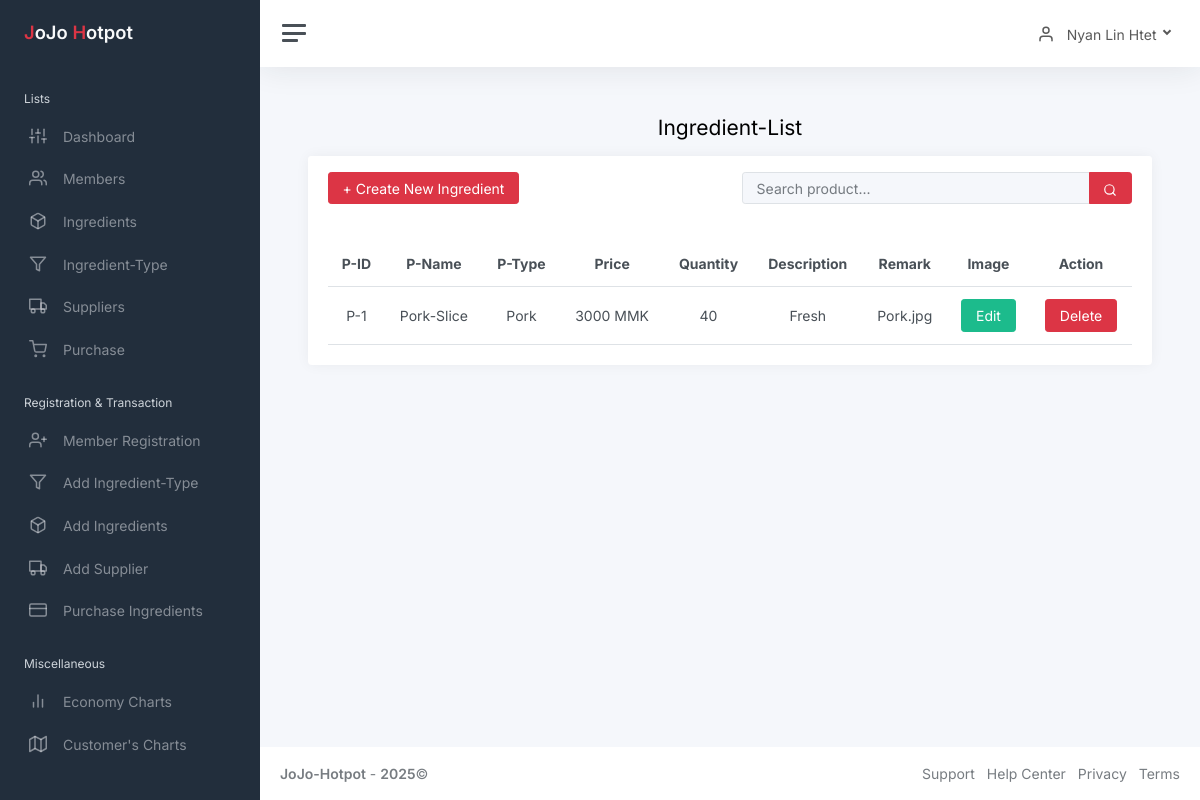
The page /admin/static/product-list.php (signed in) on the database its author committed.
### tables this page shows
CREATE TABLE `product` (
  `productCode` int(11) NOT NULL,
  `productTypeCode` int(11) NOT NULL,
  `productName` varchar(30) NOT NULL,
  `price` int(11) NOT NULL,
  `quantity` int(11) NOT NULL,
  `description` varchar(255) NOT NULL,
  `remark` varchar(200) NOT NULL,
  `photo` varchar(255) NOT NULL
);

CREATE TABLE `product_type` (
  `productTypeCode` int(11) NOT NULL,
  `productTypeName` varchar(30) NOT NULL,
  `status` varchar(100) NOT NULL
);

### admin/static/product-list.php (the view, shortened to what this page needs)
<?php
include('connect.php');
$AdminID = $_SESSION['AdminID'];
$selectAdmin = "SELECT AdminName FROM admin WHERE AdminID = '$AdminID'";
$resultAdmin = mysqli_query($connect, $selectAdmin);
$rowAdmin = mysqli_fetch_assoc($resultAdmin);
$AdminName = $rowAdmin['AdminName'];
$searchTerm = isset($_GET['search']) ? mysqli_real_escape_string($connect, $_GET['search']) : '';
?>
<!DOCTYPE html>
<html lang="en">
<head>
	<link href="css/app.css" rel="stylesheet">
</head>
<body>
	<div class="wrapper">
	<?php include('refactor/sidebar.php'); ?>
		<div class="main">
		<?php include('refactor/navbar.php'); ?>
			<main class="content">
				<div class="container-fluid p-0">
                <h1 class="h3 mb-3 text-center">Ingredient-List</h1>
					<div class="row">
						<div class="col-12">
							<form method="GET">
							<div class="card">
							<div class="card-header">
							<div class="row align-items-center">
								<div class="col-md-6">
									<a href="product.php" class="btn btn-danger">+ Create New Ingredient</a>
								</div>
								<div class="col-md-6 text-end">
									<div class="input-group">
										<input type="text" name="search" class="form-control bg-light border-1 small" placeholder="Search product..."
											aria-label="Search" value="<?php echo htmlspecialchars($searchTerm); ?>">
										<button class="btn btn-danger" type="submit">
											<i class="align-middle" data-feather="search"></i>
										</button>
									</div>
								</div>
							</div>
						</div>
						</form>
								<div class="card-body">
                                <?php
                            $query = "SELECT p.*, pt.productTypeName
                                      FROM product p
                                      JOIN product_type pt ON p.productTypeCode = pt.productTypeCode
									   WHERE p.productCode LIKE '%$searchTerm%'
										OR p.productName LIKE '%$searchTerm%'
										OR p.remark LIKE '%$searchTerm%'
										OR pt.productTypeName LIKE '%$searchTerm%'
										GROUP BY p.productCode
                                     ";
							$result = mysqli_query($connect, $query);
							$size = mysqli_num_rows($result);
							if ($size < 1) {
							echo "<p>No Record Found!</p>";
							} else {
							?>
								<table class="table my-0 text-center">
									<thead>
										<tr>
                                            <th>P-ID</th>
											<th>P-Name</th>
											<th class="d-none d-md-table-cell">P-Type</th>
											<th>Price</th>
											<th>Quantity</th>
                                            <th class="d-none d-md-table-cell">Description</th>
											<th class="d-none d-md-table-cell">Remark</th>
                                            <th class="d-none d-md-table-cell">Image</th>
                                            <th colspan="2">Action</th>
										</tr>
									</thead>
									<tbody>
										<?php
												for ($i = 0; $i < $size; $i++) {
												$arr = mysqli_fetch_array( $result);
												$ID = $arr['productCode'];
										    echo "<tr>";
											echo "<td> P-". $ID ."</td> ";
											echo"<td>". $arr['productName'] ."</td>";
											echo"<td class='d-none d-md-table-cell'>". $arr['productTypeName'] ."</td>";
											echo"<td>". $arr['price'] ." MMK</td>";
                                            echo"<td>". $arr['quantity'] ."</td>";
											echo "<td class='d-none d-md-table-cell'>". $arr['remark'] ."</td>";
                                            echo "<td class='d-none d-md-table-cell'>". $arr['photo'] ."</td>";
                                            echo "<td>
                                            <a class='btn btn-success' href='productUpdate.php?productCode=$ID'>Edit</a>
                                                </td>";
                                             echo "<td>
                                            <a class='btn btn-danger' href='productDelete.php?productCode=$ID'>Delete</a>
                                                </td>";
                                              echo "</tr>";
											}
											?>
											<?php
											}
											?>
									</tbody>
								</table>
								</div>
							</div>
						</div>
					</div>
				</div>
			<?php include('refactor/footer.php'); ?>
		</div>
</body>
</html>

### admin/static/refactor/navbar.php (shortened to what this page needs)
<nav class="navbar navbar-expand navbar-light navbar-bg">
				<a class="sidebar-toggle js-sidebar-toggle">
          <i class="hamburger align-self-center"></i>
        </a>
				<div class="navbar-collapse collapse">
					<ul class="navbar-nav navbar-align">
						<li class="nav-item dropdown">
							<a class="nav-link dropdown-toggle d-none d-sm-inline-block" href="#" data-bs-toggle="dropdown">
                            <i class="align-middle me-2" data-feather="user"></i> <span class="align-middle"><?php echo $AdminName ?></span>
              </a>
						</li>
					</ul>
				</div>
			</nav>

### rows shown on the page
product: productCode "1", productName "Pork-Slice", product_type.productTypeName "Pork", price "3000", quantity "40", remark "Fresh", photo "Pork.jpg"

### other values the page prints
$AdminName "Nyan Lin Htet"
